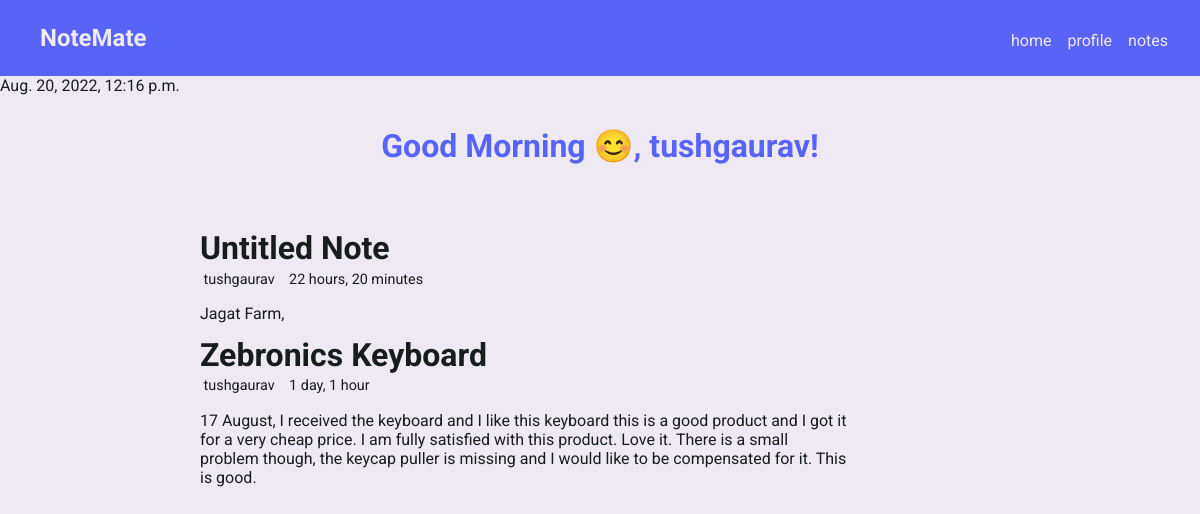
The app's page / (signed in) with its own data.
### notes/models.py (models this page shows, shortened)
class Note(models.Model):
    user = models.ForeignKey(User, on_delete=models.CASCADE)
    title = models.CharField(max_length=255, default="Untitled Note")
    content = models.TextField()
    date_added = models.DateTimeField(auto_now_add=True)
    date_updated = models.DateTimeField(auto_now=True)
    class Meta:
        ordering = ['-date_updated', '-date_added']

### notes/views.py (the view)
# urls.py: 2. Add a URL to urlpatterns:  path('', views.home, name='home')
def home(request):
    time = datetime.datetime.now()
    notes = Note.objects.filter(user = request.user)[:2]
    context = {
        'notes': notes,
        'time': time
    }
    return render(request, 'notes/home.html', context)

### notes/templates/notes/home.html (shortened to what this page needs)
{% extends 'base_template.html' %}
{% block content %}
{% include 'navbar.html' %}
{{ time }}
<div class="container">
    <div class="row">
        <div class="hero-section">
            <h1 class="greeting-text">Good Morning 😊, {{ request.user }}!</h1>
        </div>
    </div>
    {% for note in notes %}
    <div class="notes">
        <h1>{{ note.title }}</h1>
        <div class="note_info">
            <p>{{ note.user }}</p>
            <p>{{ note.date_updated | timesince }}</p>
        </div>
        <p class="content">
            {{ note.content }}
        </p>
    </div>
    {% endfor %}
{% endblock %}

### static/styles/main.css (style rules this page uses)
:root { --background: #EFE9F4; --nav: #5863F8; --text: #171D1C; --accent: #D74E09; }
* { margin: 0; box-sizing: border-box; }
body { font-family: 'Roboto', sans-serif; background-color: var(--background); color: var(--text); }
.container { width: 80%; max-width: 800px; margin: 0 auto; }
.row { padding: 1em 0; }
.row h1 { font-size: 2em; font-weight: 700; color: var(--nav); text-align: center; margin-bottom: 1em; }
.hero-section { padding: 1em 2em; }
* { margin: 0; }
.note_info { display: flex; flex-flow: row wrap; gap: 1em; padding: 0.25em; font-size: 0.90em; }
.content { padding: 0.8em 0; max-width: 72ch; }

### records on screen
Note: title "Untitled Note", user "tushgaurav", date_updated "22 hours, 20 minutes", content "Jagat Farm,"
Note: title "Zebronics Keyboard", user "tushgaurav", date_updated "1 day, 1 hour", content "17 August, I received the keyboard and I like this keyboard this is a good product and I got it for a very cheap price. I am fully satisfied with this product. Love it. There is a small problem though, the keycap puller is missing and I would like to be compensated for it. This is good."

### other values on screen
{{ request.user }} "tushgaurav"
